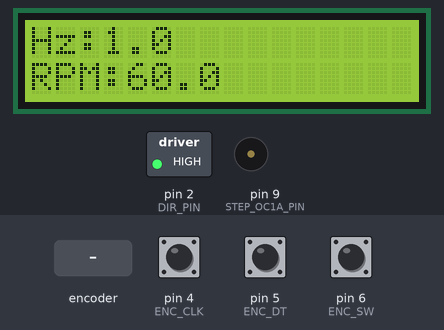
Bench run of a sketch on a simulated Arduino Uno, built with avr-gcc and run on an emulated ATmega328P. Parts: 16×2 character LCD, switched loads named in the sketch (green lamp = pin HIGH), buzzer (waves = sounding). The test bench sets the inputs (shaded band); at power-on: pin 6 (ENC_SW) HIGH, pin 4 (ENC_CLK) HIGH, pin 5 (ENC_DT) HIGH.

Above: at 1.2 s.
1.3 s: rotary encoder on pin 4 (ENC_CLK) / pin 5 (ENC_DT) turned 1 step (first pin leading)
At 2.0 s:
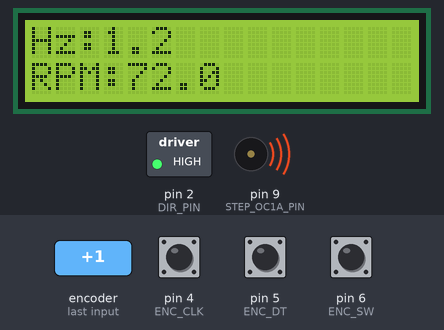
3.0 s: pin 6 (ENC_SW) pulled LOW for 1 s
At 4.3 s:
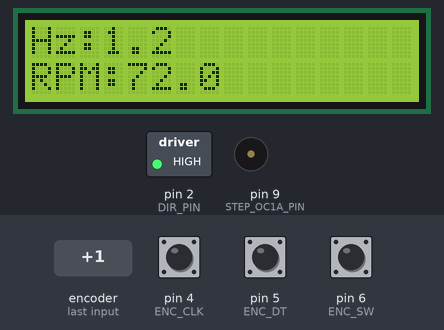
5.5 s: rotary encoder on pin 4 (ENC_CLK) / pin 5 (ENC_DT) turned 1 step (first pin leading)
At 6.4 s:
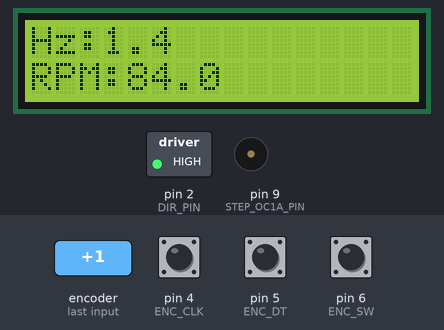
7.2 s: pin 6 (ENC_SW) pulled LOW for 0.15 s
At 8.0 s:
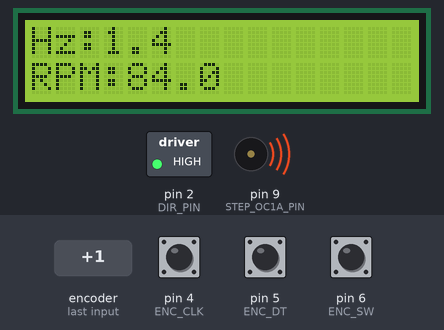
8.8 s: pin 6 (ENC_SW) pulled LOW for 3.2 s
At 8.9 s:
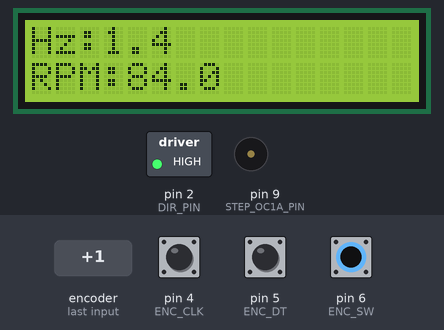
Timing chart, 0 to 13.3 s (numbered marks = the images above; inputs shaded):
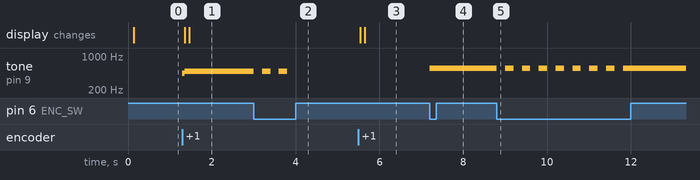

Measured:
- after the input at 1.3 s, tone on pin 9 (STEP_OC1A_PIN): silent → 441 Hz at once, → 481 Hz 0.05 s later; the display: first changes after 0.05 s (image 1 shows a later state)
- after the input at 3.0 s, tone on pin 9 (STEP_OC1A_PIN): alternates 481 Hz for 0.20 s and silent for 0.20 s, 5 changes in all, then stays silent, starting at once
- after the input at 5.5 s, the display: first changes at once (image 3 shows a later state)
- after the input at 7.2 s, tone on pin 9 (STEP_OC1A_PIN): silent → 561 Hz at once
- after the input at 8.8 s, tone on pin 9 (STEP_OC1A_PIN): alternates 561 Hz for 0.20 s and silent for 0.20 s, 16 changes in all, then stays 561 Hz, starting at once

The sketch:

Stepper_motor_encoder_lcd.ino
```cpp
#include <Wire.h>
#include <LiquidCrystal_I2C.h>

// ---------------- Pins ----------------
const uint8_t DIR_PIN       = 2;     // Direction
const uint8_t STEP_OC1A_PIN = 9;     // STEP must be on OC1A (D9) for hardware toggle

// Rotary encoder pins
const uint8_t ENC_CLK = 4;
const uint8_t ENC_DT  = 5;
const uint8_t ENC_SW  = 6;

// ---------------- LCD ----------------
LiquidCrystal_I2C lcd(0x27, 16, 2);

// ---------------- Motor setup ----------------
const int step_rev  = 400;   // steps per revolution (set to YOUR motor's full-step count)
const int microstep = 1;     // 1 if full-step; 2/4/8/16 if microstepping

// ---------------- Calibration ----------------
// Your board runs ~2.5% slow: 120 target -> 117 measured => target/measured ≈ 1.02564
const float CLOCK_CORR = 1.002f;   // multiply step frequency by this

// ---------------- Speed control (rotational frequency) ----------------
volatile float Hz = 1.0f;      // rotations per second (1 Hz = 60 RPM)
volatile bool  running = true;

const float HZ_STEP = 0.1f;    // encoder step (Hz)
const float HZ_MIN  = 0.0f;
const float HZ_MAX  = 50.0f;   // adjust for your mechanics

// ---------------- Speed control with ramp ----------------
volatile float targetHz = 1.0f;   // what the encoder sets (command)
float currentHz = 0.0f;           // what we actually apply to the timer (ramped)

// Ramp tuning (in Hz/s). 1 Hz = 60 RPM
const float ACCEL_HZ_PER_S = 5.0f;   // how fast it can speed up
const float DECEL_HZ_PER_S = 8.0f;   // how fast it can slow down (often can be higher)

// How often to update the ramp (ms)
const uint16_t RAMP_UPDATE_MS = 5;
unsigned long lastRampUpdate = 0;

// Optional: don't spam Timer1 writes for tiny changes
const float APPLY_DEADBAND_HZ = 0.02f;
float lastAppliedHz = -999.0f;

// ---------------- Encoder state ----------------
int lastCLK = HIGH;
unsigned long lastBtnTime = 0;
const unsigned long btnDebounceMs = 200;

// ---------------- LCD throttling ------------c----
unsigned long lastLcdUpdate = 0;
const unsigned long lcdIntervalMs = 120;
long lastShownTenths = -1;
bool lastShownRun = !true;

// ---------------- Timer1 (hardware toggle on OC1A) ----------------
// Output on D9: f_out = F_CPU / ( 2 * prescaler * (1 + OCR1A) )
const uint32_t F_CPU_HZ = 16000000UL;

void timer1EnableToggleOC1A(bool enable) {
  if (enable) {
    // Toggle OC1A on compare match: COM1A0=1, COM1A1=0
    TCCR1A = (TCCR1A & ~(_BV(COM1A1))) | _BV(COM1A0);
  } else {
    // Disconnect OC1A
    TCCR1A &= ~(_BV(COM1A1) | _BV(COM1A0));
    digitalWrite(STEP_OC1A_PIN, LOW);
  }
}

void timer1SetupBase() {
  pinMode(STEP_OC1A_PIN, OUTPUT);
  digitalWrite(STEP_OC1A_PIN, LOW);

  TCCR1A = 0;
  TCCR1B = 0;
  TCNT1  = 0;

  // CTC mode (WGM12 = 1)
  TCCR1B |= _BV(WGM12);
  // Prescaler set dynamically below
  timer1EnableToggleOC1A(false);
}

void setPrescalerBits(uint16_t presc) {
  // Clear CS12..CS10
  TCCR1B &= ~(_BV(CS12) | _BV(CS11) | _BV(CS10));
  switch (presc) {
    case 1:    TCCR1B |= _BV(CS10); break;
    case 8:    TCCR1B |= _BV(CS11); break;
    case 64:   TCCR1B |= _BV(CS11) | _BV(CS10); break;
    case 256:  TCCR1B |= _BV(CS12); break;
    case 1024: TCCR1B |= _BV(CS12) | _BV(CS10); break;
  }
}

// Return true if OCR fits; output rounded OCR to ocrOut
bool computeOCR1A(uint32_t presc, float fout, uint16_t &ocrOut) {
  if (fout < 0.1f) fout = 0.1f; // guard
  float ocr = (float)F_CPU_HZ / (2.0f * (float)presc * fout) - 1.0f;
  if (ocr < 1.0f || ocr > 65535.0f) return false;
  ocrOut = (uint16_t)(ocr + 0.5f);
  return true;
}

// Choose prescaler for BEST RESOLUTION (fine -> coarse):
// prefer the smallest prescaler that yields a valid OCR in range and fairly large (>=~50).
void setStepFrequencyAuto(float f_step) {
  if (f_step <= 0.0f) {
    timer1EnableToggleOC1A(false);
    return;
  }

  const uint16_t prescList[] = {1, 8, 64, 256, 1024};   // fine -> coarse
  const uint16_t MIN_OCR_TARGET = 50;                   // aim for good resolution
  uint16_t chosenPresc = 1024;
  uint16_t chosenOCR   = 65535;
  bool ok = false;

  // First pass: pick first prescaler giving OCR >= MIN_OCR_TARGET
  for (uint8_t i = 0; i < sizeof(prescList)/sizeof(prescList[0]); ++i) {
    uint16_t ocr;
    if (computeOCR1A(prescList[i], f_step, ocr)) {
      if (ocr >= MIN_OCR_TARGET) {
        chosenPresc = prescList[i];
        chosenOCR   = ocr;
        ok = true;
        break;
      }
    }
  }
  // Second pass: if none had OCR >= target, pick the finest that still fits [1..65535]
  if (!ok) {
    for (uint8_t i = 0; i < sizeof(prescList)/sizeof(prescList[0]); ++i) {
      uint16_t ocr;
      if (computeOCR1A(prescList[i], f_step, ocr)) {
        chosenPresc = prescList[i];
        chosenOCR   = ocr;
        ok = true;
        break;
      }
    }
  }

  // If still no fit (extreme frequencies), clamp to fastest reasonable
  if (!ok) {
    chosenPresc = 1;
    chosenOCR   = 1;
  }

  setPrescalerBits(chosenPresc);
  OCR1A = chosenOCR;
  timer1EnableToggleOC1A(true);
}

// Apply rotational frequency (Hz = rps) -> step frequency with calibration
void applyHz(float hz_rps) {
  // Apply to timer only (do NOT treat this as the user target)
  if (!running || hz_rps <= 0.0f) {
    timer1EnableToggleOC1A(false);
    return;
  }

  // f_step = Hz * steps/rev * microstep
  float f_step = hz_rps * (float)step_rev * (float)microstep;

  // Apply board clock calibration
  f_step *= CLOCK_CORR;

  setStepFrequencyAuto(f_step);
}


float computeRPM(float hz_rps) {
  return hz_rps * 60.0f; // 1 Hz = 60 RPM
}

void setup() {
  pinMode(DIR_PIN, OUTPUT);
  digitalWrite(DIR_PIN, HIGH); // choose direction

  pinMode(ENC_CLK, INPUT_PULLUP);
  pinMode(ENC_DT,  INPUT_PULLUP);
  pinMode(ENC_SW,  INPUT_PULLUP);
  lastCLK = digitalRead(ENC_CLK);

  lcd.init();
  lcd.backlight();
  lcd.clear();

  timer1SetupBase();

  targetHz  = 1.0f;     // or whatever you want as startup
  currentHz = 0.0f;     // start from standstill for a gentle ramp
  lastAppliedHz = -999.0f;

  applyHz(0.0f);        // ensure stopped

}

void loop() {
  // --- Encoder rotation: +/-0.1 Hz per detent ---
  int clkState = digitalRead(ENC_CLK);
  if (clkState != lastCLK) {
    if (digitalRead(ENC_DT) != clkState) Hz += HZ_STEP; else Hz -= HZ_STEP;
    if (Hz < HZ_MIN) Hz = HZ_MIN;
    if (Hz > HZ_MAX) Hz = HZ_MAX;
    Hz = roundf(Hz * 10.0f) / 10.0f;  // keep single decimal
    applyHz(Hz);
    lastCLK = clkState;
  }

  // --- Encoder button: RUN/STOP toggle ---
  if (digitalRead(ENC_SW) == LOW) {
    unsigned long now = millis();
    if (now - lastBtnTime > btnDebounceMs) {
      running = !running;
      applyHz(Hz);
      lastBtnTime = now;
    }
  }

  // --- LCD update (throttled) ---
  unsigned long now = millis();
  if (now - lastLcdUpdate >= lcdIntervalMs) {
    lastLcdUpdate = now;

    long tenths = lround(Hz * 10.0f);
    if (tenths != lastShownTenths || running != lastShownRun) {
      float rpm = computeRPM(Hz);

      lcd.setCursor(0, 0);
      lcd.print("Hz:");
      lcd.print(Hz, 1);
      lcd.print("   "); // clear tail

      lcd.setCursor(0, 1);
      lcd.print("RPM:");
      lcd.print(rpm, 1);

      lastShownTenths = tenths;
      lastShownRun = running;
    }
  }
}
```
